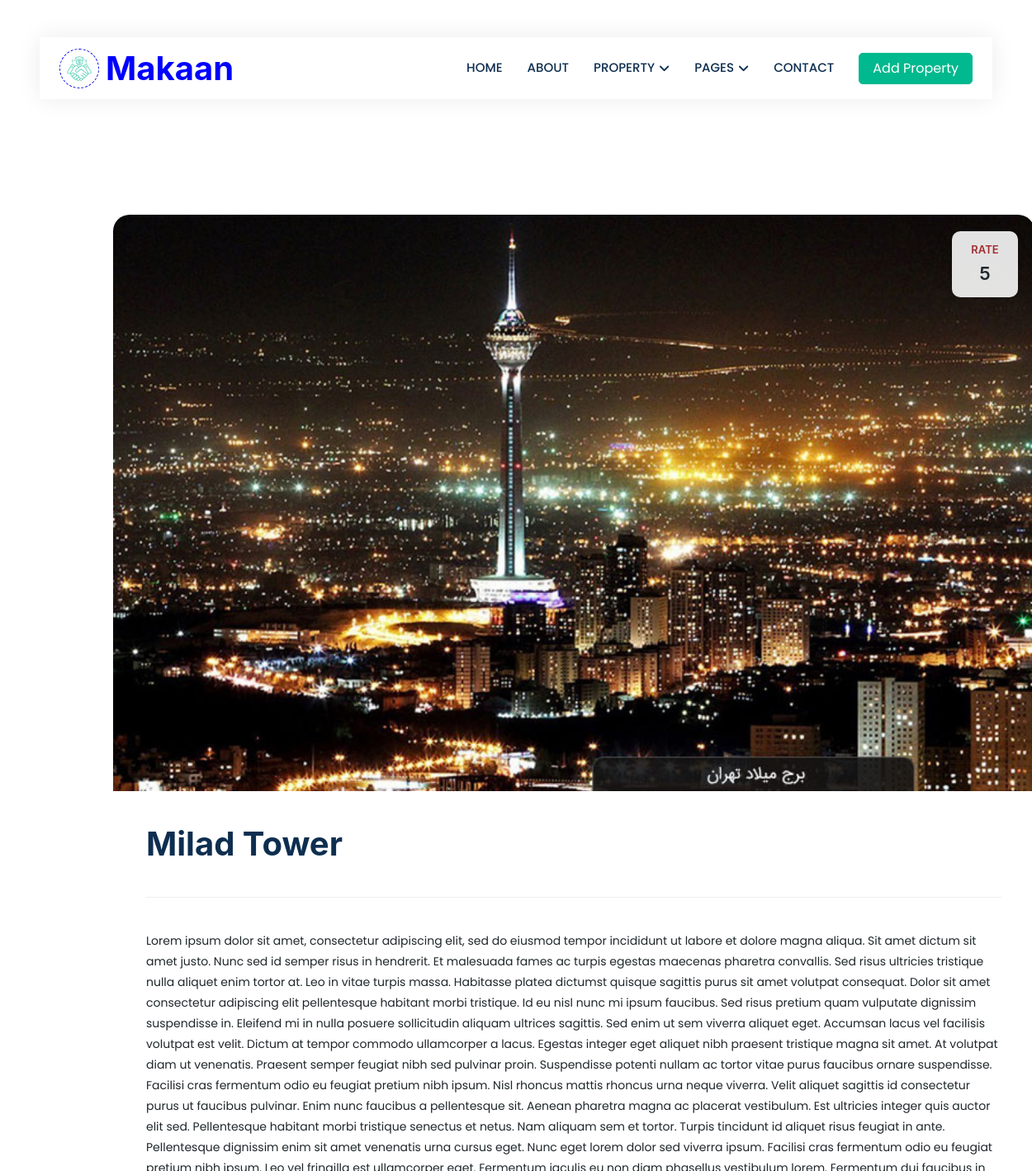
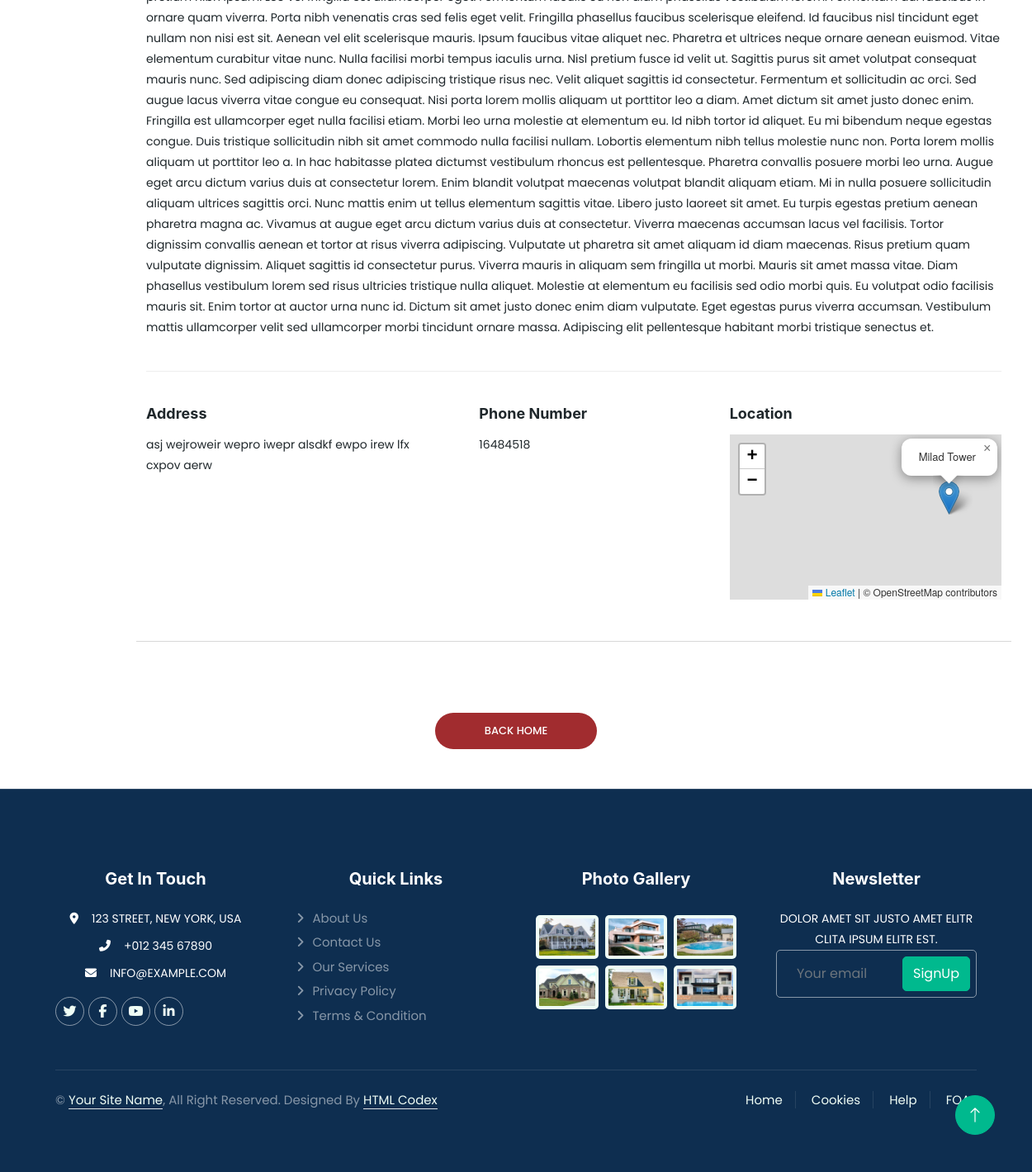
Page /detail/1/ on the committed database (2 pictures, top to bottom).
### home/models.py (models this page shows, shortened)
class Place(models.Model):
    name = models.CharField(max_length=300)
    phone = models.IntegerField()
    description = models.TextField()
    address = models.TextField()
    rate = models.IntegerField()
    city = models.CharField(max_length=100)
    created_time=models.DateTimeField(auto_now_add=True)
    image = models.ImageField(upload_to="places/")
    location = PlainLocationField(based_fields=['city'], zoom=7)
    place_type = [
    ("Restaurant", "Restaurant"),
    ("Park", "Park"),
    ("Zoo","Zoo"),
    ("Museum","Museum"),
    ("Amusement Park","Amusement Park"),
    ("Mall","Mall"),
    ('Tower',"Tower"),
    ('Historical','Historical'),
    ("Other","Other")
    ]
    location_type = models.CharField(max_length=14,choices=place_type)
    class Meta:
        constraints = [
            models.CheckConstraint(check=models.Q(rate__lte=5), name='rate_lte_5')
        ]

### home/views.py (the view)
# urls.py: path('detail/<int:num>/',views.detail, name="detail"),
def detail(request,num):
    object = Place.objects.get(pk=num)
    return render(request , 'detail.html',{'object':object})

### templates/detail.html (shortened to what this page needs)
{% load static %}
<!DOCTYPE html>
<html lang="en">
<head>
    <link href="https://cdnjs.cloudflare.com/ajax/libs/font-awesome/5.10.0/css/all.min.css" rel="stylesheet">
    <link href="https://cdn.jsdelivr.net/npm/bootstrap-icons@1.4.1/font/bootstrap-icons.css" rel="stylesheet">
    <link href="{% static 'lib/animate/animate.min.css' %}" rel="stylesheet">
    <link href="{% static 'lib/owlcarousel/assets/owl.carousel.min.css' %}" rel="stylesheet">
    <link href="{% static 'css/bootstrap.min.css' %}" rel="stylesheet">
    <link href="{% static 'css/style.css' %}" rel="stylesheet">
    <link rel="stylesheet" href="https://unpkg.com/leaflet/dist/leaflet.css" />
    <link rel="stylesheet" href="{% static 'detail/css/templatemo-edu-meeting.css' %}">
  </head>
<body>
  <div class="container-xxl bg-white p-0">
    <div class="container-fluid nav-bar bg-transparent">
        <nav class="navbar navbar-expand-lg bg-white navbar-light py-0 px-4">
            <a href="index.html" class="navbar-brand d-flex align-items-center text-center">
                <div class="icon p-2 me-2">
                    <img class="img-fluid" src="{% static 'img/icon-deal.png' %}" alt="Icon" style="width: 30px; height: 30px;">
                </div>
                <h1 style="color:blue;" class="m-0 ">Makaan</h1>
            </a>
            <div class="collapse navbar-collapse" id="navbarCollapse">
                <div class="navbar-nav ms-auto">
                    <a href="{% url "home:home" %}" class="nav-item nav-link">Home</a>
                    <a href="{% url "home:about" %}" class="nav-item nav-link ">About</a>
                    <div class="nav-item dropdown">
                        <a href="#" class="nav-link dropdown-toggle" data-bs-toggle="dropdown">Property</a>
                    </div>
                    <div class="nav-item dropdown">
                        <a href="#" class="nav-link dropdown-toggle" data-bs-toggle="dropdown">Pages</a>
                    </div>
                    <a href="{% url "home:contact" %}" class="nav-item nav-link">Contact</a>
                </div>
                <a href="" class="btn btn-primary px-3 d-none d-lg-flex">Add Property</a>
            </div>
        </nav>
    </div>
  <section class="meetings-page" id="meetings">
    <div class="container">
      <div class="row">
        <div class="col-lg-12">
          <div class="row">
            <div style="width: 1200px; margin-left: 70px;" class="col-lg-12">
              <div class="meeting-single-item">
                <div class="thumb">
                  <div class="date">
                    <h6>Rate <span>{{object.rate}}</span></h6>
                  </div>
                  <a href="meeting-details.html"><img src="{{object.image.url}}" alt=""></a>
                </div>
                <div class="down-content">
                  <a href="meeting-details.html"><h1>{{object.name}}</h1></a>
                  <p class="description">
                  {{object.description}}
                  </p>
                  <div class="row">
                    <div class="col-lg-4">
                      <div class="location">
                        <h5>Address</h5>
                        <p>{{object.address}}</p>
                      </div>
                    </div>
                    <div class="col-lg-4">
                      <div style='margin-left:50px' class="book now">
                        <h5>Phone Number</h5>
                        <p>{{object.phone}}</p>
                      </div>
                    </div>
                    <div class="col-lg-4">
                      <div class="hours">
                        <h5>Location</h5>
                        <div id="map" style="height: 200px;"></div>
                        </div>
                    </div>
                    <hr style="margin-top: 50px;">
                    </div>
                  </div>
                </div>
              </div>
            </div>
            <div  class="col-lg-12">
              <div  class="main-button-red">
                <a href="meetings.html">Back Home</a>
              </div>
            </div>
          </div>
        </div>
      </div>
    </div>
<div class="container-fluid bg-dark text-white-50 footer pt-5 mt-5 wow fadeIn" data-wow-delay="0.1s">
  <div class="container py-5">
      <div class="row g-5">
          <div class="col-lg-3 col-md-6">
              <h5 class="text-white mb-4">Get In Touch</h5>
              <p class="mb-2"><i class="fa fa-map-marker-alt me-3"></i>123 Street, New York, USA</p>
              <p class="mb-2"><i class="fa fa-phone-alt me-3"></i>+012 345 67890</p>
              <p class="mb-2"><i class="fa fa-envelope me-3"></i>info@example.com</p>
              <div class="d-flex pt-2">
                  <a class="btn btn-outline-light btn-social" href=""><i class="fab fa-twitter"></i></a>
                  <a class="btn btn-outline-light btn-social" href=""><i class="fab fa-facebook-f"></i></a>
                  <a class="btn btn-outline-light btn-social" href=""><i class="fab fa-youtube"></i></a>
                  <a class="btn btn-outline-light btn-social" href=""><i class="fab fa-linkedin-in"></i></a>
              </div>
          </div>
          <div class="col-lg-3 col-md-6">
              <h5 class="text-white mb-4">Quick Links</h5>
              <a class="btn btn-link text-white-50" href="">About Us</a>
              <a class="btn btn-link text-white-50" href="">Contact Us</a>
              <a class="btn btn-link text-white-50" href="">Our Services</a>
              <a class="btn btn-link text-white-50" href="">Privacy Policy</a>
              <a class="btn btn-link text-white-50" href="">Terms & Condition</a>
          </div>
          <div class="col-lg-3 col-md-6">
              <h5 class="text-white mb-4">Photo Gallery</h5>
              <div class="row g-2 pt-2">
                  <div class="col-4">
                      <img class="img-fluid rounded bg-light p-1" src="{% static 'img/property-1.jpg'  %}" alt="">
                  </div>
                  <div class="col-4">
                      <img class="img-fluid rounded bg-light p-1" src="{% static 'img/property-2.jpg'  %}" alt="">
                  </div>
                  <div class="col-4">
                      <img class="img-fluid rounded bg-light p-1" src="{% static 'img/property-3.jpg'  %}" alt="">
                  </div>
                  <div class="col-4">
                      <img class="img-fluid rounded bg-light p-1" src="{% static 'img/property-4.jpg'  %}" alt="">
                  </div>
                  <div class="col-4">
                      <img class="img-fluid rounded bg-light p-1" src="{% static 'img/property-5.jpg'  %}" alt="">
                  </div>
                  <div class="col-4">
                      <img class="img-fluid rounded bg-light p-1" src="{% static 'img/property-6.jpg'  %}" alt="">
                  </div>
              </div>
          </div>
          <div class="col-lg-3 col-md-6">
              <h5 class="text-white mb-4">Newsletter</h5>
              <p>Dolor amet sit justo amet elitr clita ipsum elitr est.</p>
              <div class="position-relative mx-auto" style="max-width: 400px;">
                  <input class="form-control bg-transparent w-100 py-3 ps-4 pe-5" type="text" placeholder="Your email">
                  <button type="button" class="btn btn-primary py-2 position-absolute top-0 end-0 mt-2 me-2">SignUp</button>
              </div>
          </div>
      </div>
  </div>
  <div class="container">
      <div class="copyright">
          <div class="row">
              <div class="col-md-6 text-center text-md-start mb-3 mb-md-0">
                  &copy; <a class="border-bottom" href="#">Your Site Name</a>, All Right Reserved.
    Designed By <a class="border-bottom" href="https://htmlcodex.com">HTML Codex</a>
              </div>
              <div class="col-md-6 text-center text-md-end">
                  <div class="footer-menu">
                      <a href="">Home</a>
                      <a href="">Cookies</a>
                      <a href="">Help</a>
                      <a href="">FQAs</a>
                  </div>
              </div>
          </div>
      </div>
  </div>
</div>
<a href="#" class="btn btn-lg btn-primary btn-lg-square back-to-top"><i class="bi bi-arrow-up"></i></a>
</body>
  </body>
</html>

### statics/css/style.css (style rules this page uses)
:root { --primary: #080bdf; --secondary: #FF6922; --light: #EFFDF5; --dark: #0E2E50; }
.back-to-top { position: fixed; display: none; right: 45px; bottom: 45px; z-index: 99; }
.btn { transition: .5s; }
.btn.btn-primary, .btn.btn-secondary { color: #FFFFFF; }
.btn-lg-square { width: 48px; height: 48px; }
.btn-square, .btn-sm-square, .btn-lg-square { padding: 0; display: flex; align-items: center; justify-content: center; font-weight: normal; border-radius: 50px; }
.nav-bar { position: relative; margin-top: 45px; padding: 0 3rem; transition: .5s; z-index: 9999; }
.navbar { box-shadow: 0 0 30px rgba(0, 0, 0, .08); }
.navbar .dropdown-toggle::after { border: none; content: "\f107"; font-family: "Font Awesome 5 Free"; font-weight: 900; vertical-align: middle; margin-left: 5px; transition: .5s; }
.navbar-light .navbar-nav .nav-link { margin-right: 30px; padding: 25px 0; color: #FFFFFF; font-size: 15px; text-transform: uppercase; outline: none; }
.navbar-light .navbar-brand { height: 75px; }
.navbar-light .navbar-nav .nav-link { color: var(--dark); font-weight: 500; }
.icon { padding: 15px; display: inline-flex; align-items: center; justify-content: center; background: #FFFFFF !important; border-radius: 50px; border: 1px dashed var(--primary) !important; }
.footer .btn.btn-social { margin-right: 5px; width: 35px; height: 35px; display: flex; align-items: center; justify-content: center; color: var(--light); border: 1px solid rgba(255,255,255,0.5); border-radius: 35px; transition: .3s; }
.footer .btn.btn-link { display: block; margin-bottom: 5px; padding: 0; text-align: left; font-size: 15px; font-weight: normal; text-transform: capitalize; transition: .3s; }
.footer .btn.btn-link::before { position: relative; content: "\f105"; font-family: "Font Awesome 5 Free"; font-weight: 900; margin-right: 10px; }
.footer .form-control { border-color: rgba(255,255,255,0.5); }
.footer .copyright { padding: 25px 0; font-size: 15px; border-top: 1px solid rgba(256, 256, 256, .1); }
.footer .copyright a { color: var(--light); }
.footer .footer-menu a { margin-right: 15px; padding-right: 15px; border-right: 1px solid rgba(255, 255, 255, .1); }
.footer .footer-menu a:last-child { margin-right: 0; padding-right: 0; border-right: none; }

### rows in the picture
Place: rate "5", image (picture), name "Milad Tower", description "Lorem ipsum dolor sit amet, consectetur adipiscing elit, sed do eiusmod tempor incididunt ut labore et dolore magna aliqua. Sit amet dictum sit amet justo. Nunc sed id semper risus in hendrerit. Et malesuada fames ac turpis egestas maecenas pharetra convallis. Sed risus ultricies tristique nulla aliquet enim tortor at. Leo in vitae turpis massa. Habitasse platea dictumst quisque sagittis purus sit amet volutpat consequat. Dolor sit amet consectetur adipiscing elit pellentesque habitant morbi tristique. Id eu nisl nunc mi ipsum faucibus. Sed risus pretium quam vulputate dignissim suspendisse in. Eleifend mi in nulla posuere sollicitudin aliquam ultrices sagittis. Sed enim ut sem viverra…", address "asj wejroweir wepro iwepr alsdkf ewpo irew lfx cxpov aerw", phone "16484518"
